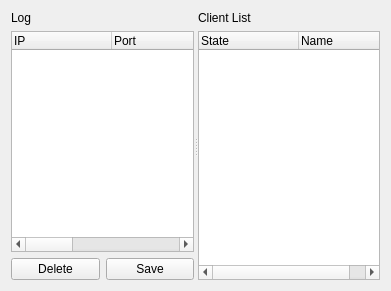
<?xml version="1.0" encoding="UTF-8"?>
<ui version="4.0">
 <class>ServerForm</class>
 <widget class="QWidget" name="ServerForm">
  <property name="geometry">
   <rect>
    <x>0</x>
    <y>0</y>
    <width>391</width>
    <height>291</height>
   </rect>
  </property>
  <property name="windowTitle">
   <string>Form</string>
  </property>
  <layout class="QHBoxLayout" name="horizontalLayout_3">
   <item>
    <widget class="QSplitter" name="splitter">
     <property name="orientation">
      <enum>Qt::Horizontal</enum>
     </property>
     <widget class="QWidget" name="layoutWidget">
      <layout class="QVBoxLayout" name="verticalLayout">
       <item>
        <widget class="QLabel" name="label_2">
         <property name="text">
          <string>Log</string>
         </property>
        </widget>
       </item>
       <item>
        <widget class="QTreeWidget" name="messageTreeWidget">
         <column>
          <property name="text">
           <string>IP</string>
          </property>
         </column>
         <column>
          <property name="text">
           <string>Port</string>
          </property>
         </column>
         <column>
          <property name="text">
           <string>ID</string>
          </property>
         </column>
         <column>
          <property name="text">
           <string>Name</string>
          </property>
         </column>
         <column>
          <property name="text">
           <string>Message</string>
          </property>
         </column>
         <column>
          <property name="text">
           <string>Time</string>
          </property>
         </column>
        </widget>
       </item>
       <item>
        <layout class="QHBoxLayout" name="horizontalLayout">
         <item>
          <widget class="QPushButton" name="deletePushButton">
           <property name="text">
            <string>Delete</string>
           </property>
          </widget>
         </item>
         <item>
          <widget class="QPushButton" name="savePushButton">
           <property name="text">
            <string>Save</string>
           </property>
          </widget>
         </item>
        </layout>
       </item>
      </layout>
     </widget>
     <widget class="QWidget" name="layoutWidget">
      <layout class="QVBoxLayout" name="verticalLayout_2">
       <item>
        <widget class="QLabel" name="label">
         <property name="text">
          <string>Client List</string>
         </property>
        </widget>
       </item>
       <item>
        <widget class="QTreeWidget" name="clientTreeWidget">
         <column>
          <property name="text">
           <string notr="true">State</string>
          </property>
         </column>
         <column>
          <property name="text">
           <string>Name</string>
          </property>
         </column>
        </widget>
       </item>
      </layout>
     </widget>
    </widget>
   </item>
  </layout>
 </widget>
 <resources/>
 <connections/>
</ui>
